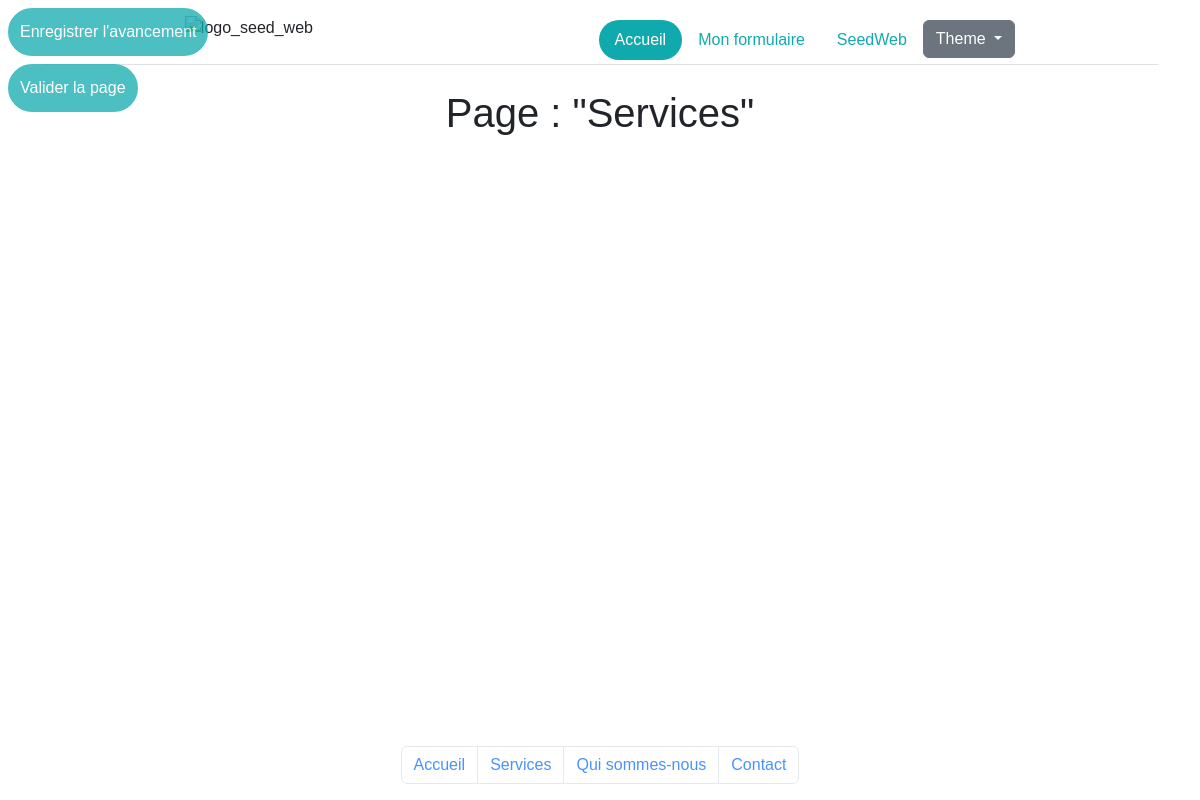
The page /mes_formulaires/index.php?page=1 (signed in) on the database as committed earlier.
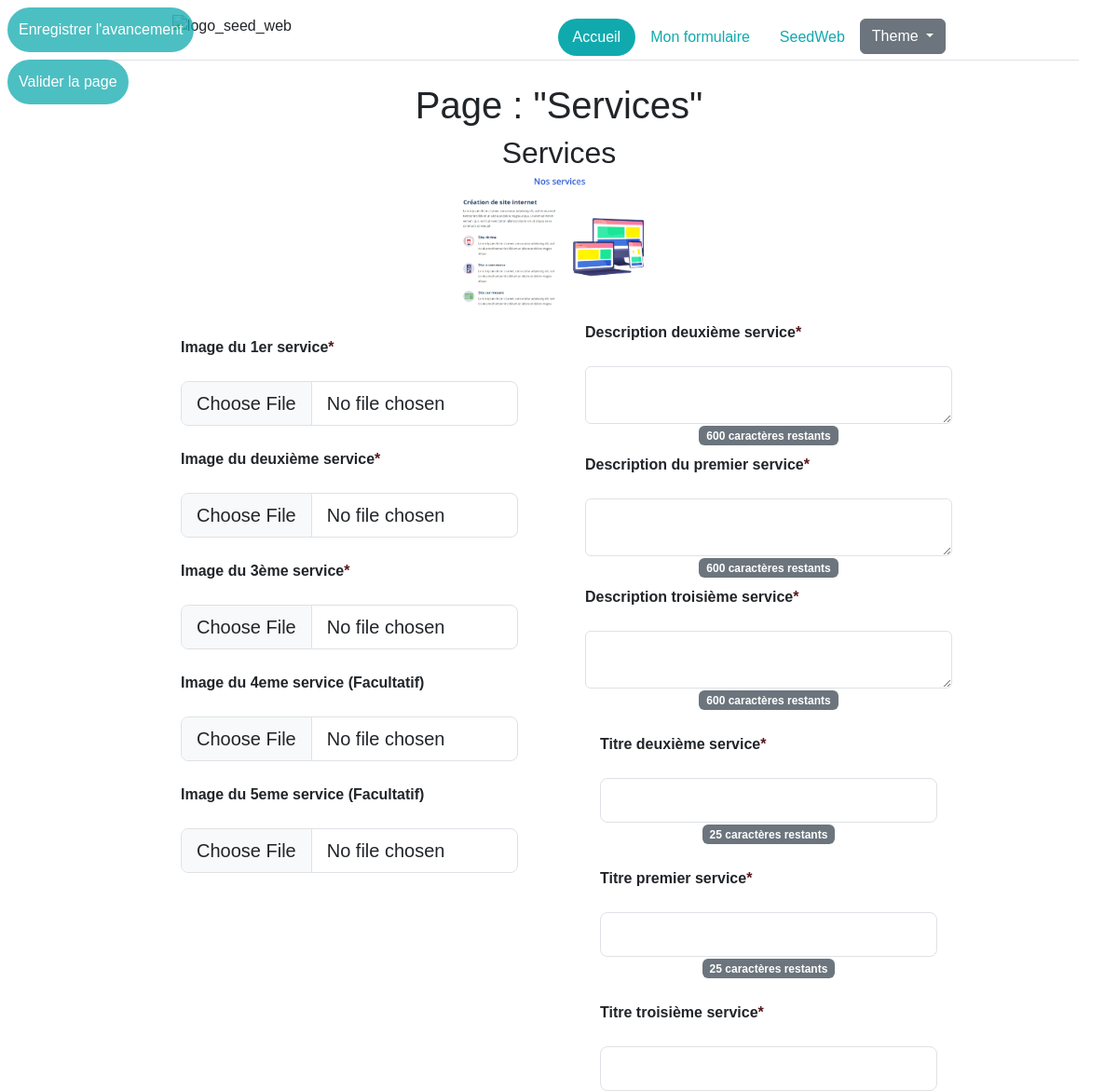
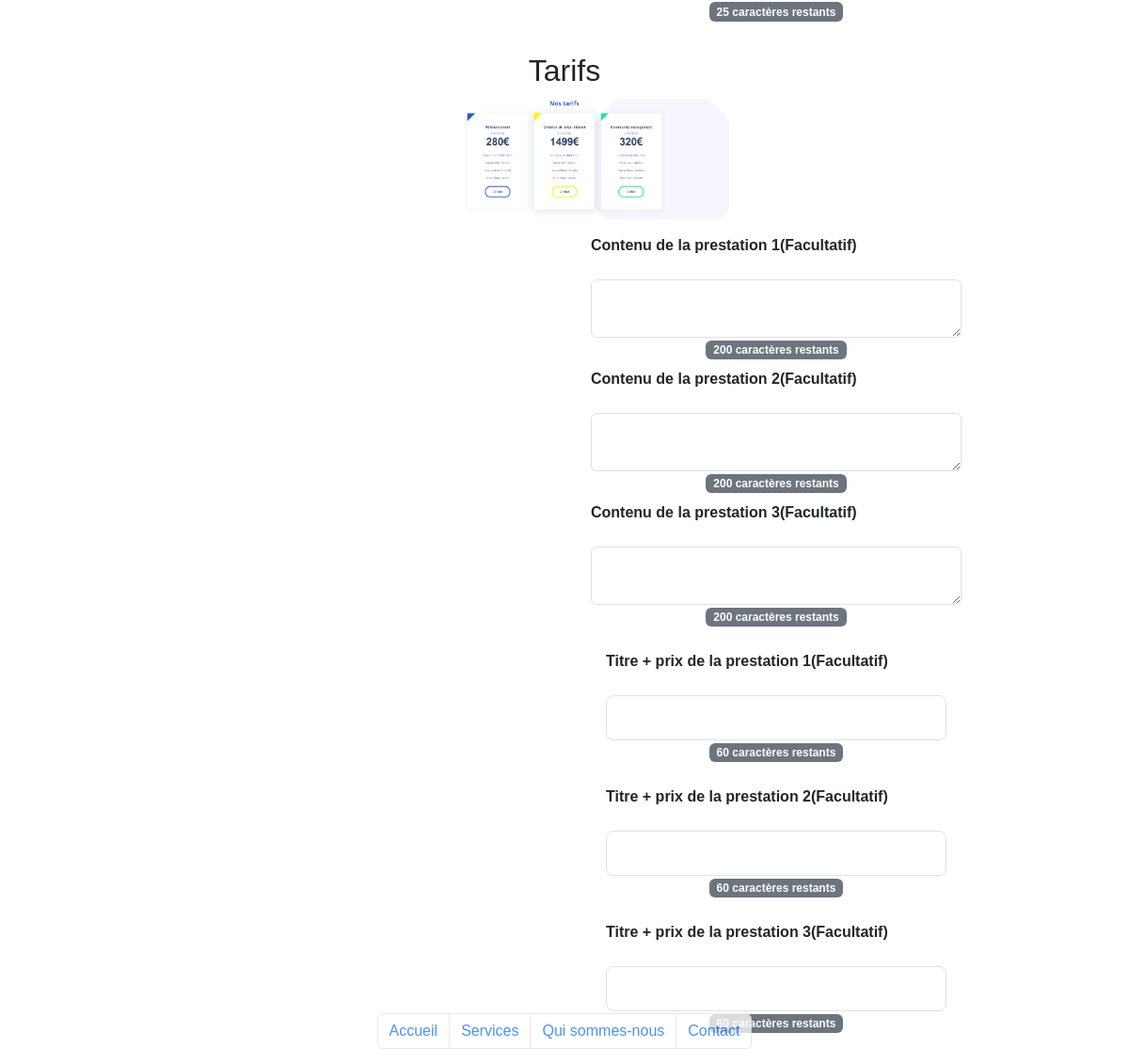
The same page on the database as committed later (2 pictures, top to bottom).
### tables this page shows
CREATE TABLE `page` (
  `id` int(11) NOT NULL,
  `site_id` int(11) NOT NULL,
  `nom` varchar(255) NOT NULL
);

CREATE TABLE `section` (
  `id` int(11) NOT NULL,
  `nom` varchar(255) NOT NULL
);

CREATE TABLE `image` (
  `id` int(11) NOT NULL,
  `section_id` int(11) NOT NULL,
  `page_id` int(11) NOT NULL,
  `nom` varchar(255) NOT NULL,
  `path` varchar(255) NOT NULL,
  `description` varchar(35) DEFAULT NULL,
  `facultatif` tinyint(1) NOT NULL
);

CREATE TABLE `texte` (
  `id` int(11) NOT NULL,
  `section_id` int(11) NOT NULL,
  `page_id` int(11) NOT NULL,
  `nom` varchar(255) NOT NULL,
  `contenu` text NOT NULL,
  `taille` int(4) NOT NULL,
  `facultatif` tinyint(1) NOT NULL
);

### mes_formulaires/index.php (the view, shortened to what this page needs)
<?php
include("../config/dbconnection.php");
    ?>
<!DOCTYPE HTML>
<html lang="fr" data-bs-theme="<?=$_SESSION["theme"]?>">
    <head>
        <link href="https://cdn.jsdelivr.net/npm/bootstrap@5.3.0-alpha1/dist/css/bootstrap.min.css" rel="stylesheet">
        <link rel="stylesheet" href="../css/style.css">
    </head>
    <body class="text-center w-100 m-auto">
<?php
include("../includes/header.php");
if(isset($_SESSION["role"])){
    if($_SESSION["role"] == "client"){
        $id = $_SESSION["id_client"];
        $req_site = $db->query("SELECT * FROM site where client_id = '$id'");
        $req_section = $db->query("SELECT * FROM section");
        $data_section = $req_section->fetchAll();
        $data_site = $req_site->fetch();
        $id_site = $data_site["id"];
        $id_modele = $data_site["modele_id"];
        $req_modele = $db->query("SELECT nom FROM modele where id = '$id_modele'");
        $data_modele = $req_modele->fetch();
        $req_page = $db->query("SELECT * FROM page where site_id = '$id_site'");
        $nbPageSiteClient = $req_page->rowCount();
        $data_page = $req_page->fetchAll();
        $nbEltParPage = 1;
        $nbTotalDePage = $nbPageSiteClient/$nbEltParPage;
        $page = $data_page[$_GET["page"]];
        ?>
        <form method="POST" action="" enctype='multipart/form-data'>
            <div  class="row w-75 mr-12-5 ml-12-5">
                <div class="col w-50">
                    <h1 class="text-center">Page : "<?=$page['nom']?>"</h1>
                    <div class="fixed-top opacity-75">
                        <div class="m-2 text-center">
                            <input type="submit" name="save_state" value="Enregistrer l'avancement" class="p-2 border_white color_white nav-link bgSeed rounded-pill w-auto">
                        </div>
                        <div class="m-2 text-center">
                            <input type="submit" name="save_page" value="Valider la page" class="p-2 border_white color_white nav-link bgSeed rounded-pill w-auto">
                        </div>
                    </div>
                </div>
        <?php
        foreach($data_section as $section){
            $id_section = $section["id"];
            $id=$page["id"];
            $nom_section = $section['nom'];
            $req_image = $db->query("SELECT * FROM image where page_id = '$id' and section_id = '$id_section' order by nom");
            $req_texte = $db->query("SELECT * FROM texte where page_id = '$id' and section_id = '$id_section' order by nom");
            $data_image = $req_image->fetchAll();
            $data_texte = $req_texte->fetchAll();
            if(!empty($data_image) or !empty($data_texte)){
                $array_space = array(" ");
                $nom_page = str_replace($array_space, "-", $page["nom"]);
                $nom_section2 = str_replace($array_space, "-", $section["nom"]);
                $src_img = strtolower("../img/".$data_modele["nom"]. "_". $nom_page . "_". $nom_section2 . ".png");
                ?>
                <h2 class="text-center"><?=$nom_section?></h2>
                <div class="w-100 text-center">
                    <img src="<?=$src_img?>"  style="max-width: 40%; height: auto;" alt="Image_section_<?=$section["nom"]?>">
                </div>
                <div class="w-50 m-2 col">
                <?php
                foreach($data_image as $image){
                    $nomImg = $image['nom'];
                    $description = $image["description"];
                    $facultatif = "Non";
                    if($image['facultatif'] == true){$facultatif = "Oui";}
                ?>
                    <div class="m-4">
                        <p class="text-start "><label for="formFileLg" class="form-label fw-bold"><?php if(empty($description)){echo $nomImg;}else{echo $description;}; if($facultatif == "Non"){echo "<span class=\"text-danger-emphasis\">*</span>";}else{echo "<span> (Facultatif)</span>";}?></label></p>
                        <input class="form-control form-control-lg" id="formFileLg" idImage="<?=$image["id"]?>" name="<?=$nomImg?>" accept=".jpeg,.pdf,.png,.jpg,.svg,.webp,.gif" type="file"/>
                    </div>
<?php
                    }
?>
                </div>
                <div class="w-50 m-2 col" >
<?php
                foreach($data_texte as $texte){
                    $contenu = $texte["contenu"];
                    $array_space = array(" ");
                    $nomTxt2 = $texte["nom"];
                    $nomTxt = str_replace($array_space, "-", $texte['nom']);
                    $facultatif_txt = "Non";
                    if($texte['facultatif'] == true){$facultatif_txt = "Oui";}
                    if($texte["taille"] < 100){
                ?>
                    <div class="m-4">
                        <p class="text-start "><label for="" class="form-label fw-bold"><?php echo $nomTxt2; if($facultatif_txt == "Non"){echo "<span class=\"text-danger-emphasis\">*</span>";}else{echo "<span>(Facultatif)</span>";}?></label></p>
                        <input class="form-control form-control-lg input_counter" value="<?=$contenu?>" id="formFileLg" idTexte="<?=$texte["id"]?>" maxlength="<?=$texte["taille"]?>" name="<?=$nomTxt?>" type="text" >
                        <span class="counter badge bg-secondary" id="span_counter_input<?=$texte["id"]?>" ><?=$texte["taille"]?> caractères restants</span>
                    </div>
                <?php
                    } else {
                ?>
                    <div class="m-2">
                        <p class="text-start "><label class="form-label fw-bold"><?php echo $nomTxt2; if($facultatif_txt == "Non"){echo "<span class=\"text-danger-emphasis\">*</span>";}else{echo "<span>(Facultatif)</span>";}?></label></p>
                        <textarea class="form-control input_counter" idTexte="<?=$texte["id"]?>" maxlength="<?=$texte["taille"]?>" name="<?=$nomTxt?>" id="floatingTextarea"></textarea>
                        <span class="counter badge bg-secondary" id="span_counter_input<?=$texte["id"]?>" ><?=$texte["taille"]?> caractères restants</span>
                    </div>
                <?php
                    }
                    }
            ?>
                </div>
            <?php
        }
    }
?>
                </div>
            </form>
            <div class="container fixed-bottom opacity-75" id="pagination">
                    <nav aria-label="Page Navigation">
                        <ul class="pagination justify-content-center">
                    <?php
                        for ($i=1; $i<=$nbTotalDePage ; $i++) {
                    ?>
                    <li class="page-item"><a class="page-link" href="index.php?page=<?=$i-1?>"><?=$data_page[$i-1]["nom"]?></a></li>
                    <?php
                        }
                    ?>
                        </ul>
                    </nav>
            </div>
        <?php
}else{
?>
<h1>Pas d'autorisation pour accéder à cette page.</h1>
<?php
}}
    include("../includes/layout_bottom.php");
?>

### includes/header.php (shortened to what this page needs)
<?php
if(isset($_SESSION['role'])){
    if($_SESSION["role"] == "admin"){
    ?>
            <div class="container">
                <div class="d-flex justify-content-around align-items-center pt-3 mb-4 border-bottom">
                        <div>
                            <a href="../accueil/" class="d-flex align-items-center mb-3 mb-md-0 me-md-auto text-dark text-decoration-none">
                                <img class="mb-4" style="max-width: 150px;"src="https://seedweb.fr/wp-content/uploads/2022/12/Logo-seedweb-rectangle.png.webp" alt="logo_seed_web" >
                            </a>
                        </div>
                    <ul class="nav nav-pills">
                        <li class="nav-item"><a href="../accueil/" class="active nav-link bgSeed rounded-pill" aria-current="page">Accueil</a></li>
                        <li class="nav-item "><a href="../clients/" class="nav-link color_seedWeb">Clients</a></li>
                        <li class="nav-item "><a href="../modeles/" class="nav-link color_seedWeb">Modèles</a></li>
                        <li class="nav-item "><a href="../sites/" class="nav-link color_seedWeb">Sites</a></li>
                        <li class="nav-item "><a href="../sections/" class="nav-link color_seedWeb">Sections</a></li>
                        <li>
                            <div class="dropdown">
                                <button class="btn btn-secondary dropdown-toggle" type="button" data-bs-toggle="dropdown" aria-expanded="false">
                                    Theme
                                </button>
                                <ul class="dropdown-menu">
                                    <form method="POST">
                                        <li><input type="submit" name="dark" class="dropdown-item" value="Dark"/></li>
                                        <li><input type="submit" name="light" class="dropdown-item" value="Light"/></li>
                                    </form>
                                </ul>
                            </div>
                        </li>
                    </ul>
                </div>
            </div>
    <?php
    }else if($_SESSION["role"] == "client"){
    ?>
            <div class="container">
                <div class="d-flex justify-content-around align-items-center pt-3 mb-4 border-bottom">
                    <div>
                        <a href="../accueil/" class="d-flex align-items-center mb-3 mb-md-0 me-md-auto text-dark text-decoration-none">
                            <img class="mb-4" style="max-width: 150px;"src="https://seedweb.fr/wp-content/uploads/2022/12/Logo-seedweb-rectangle.png.webp" alt="logo_seed_web" >
                        </a>
                    </div>
                    <ul class="nav nav-pills">
                        <li class="nav-item"><a href="../accueil/" class="nav-link active bgSeed rounded-pill" aria-current="page">Accueil</a></li>
                        <li class="nav-item color_seedWeb"><a href="../mes_formulaires/" class="nav-link color_seedWeb">Mon formulaire</a></li>
                        <li class="nav-item color_seedWeb"><a href="https://seedweb.fr/" class="nav-link color_seedWeb">SeedWeb</a></li>
                        <li>
                            <div class="dropdown">
                                <button class="btn btn-secondary dropdown-toggle" type="button" data-bs-toggle="dropdown" aria-expanded="false">
                                    Theme
                                </button>
                            </div>
                        </li>
                    </ul>
                </div>
            </div>
    <?php
}}
?>

### includes/layout_bottom.php (shortened to what this page needs)
    </body>
</html>

### css/style.css (style rules this page uses)
.color_seedWeb { color: #10aaae; }
.color_white { color: #FFFFFF; }
.border_white { border: 4px solid #10aaae; }
* { font-family: 'Nunito', sans-serif; }
h1 { font-family: 'Nunito', sans-serif; }
.mr-12-5 { margin-right: 12.5%; }
.ml-12-5 { margin-left: 12.5%; }
.bgSeed { background-color: #10aaae !important; }

Rows that differ between the two databases and show on the page:
now on this page (row unchanged): section: nom "Services", shows a picture
added image: description "Image du 1er service"
added image: description "Image du deuxième service"
added image: description "Image du 3ème service"
added image: description "Image du 4eme service", facultatif "(Facultatif)"
added image: description "Image du 5eme service", facultatif "(Facultatif)"
added texte: nom "Description deuxième service", taille "600", shown under "Services"
added texte: nom "Description du premier service", taille "600", shown under "Services"
added texte: nom "Description troisième service", taille "600", shown under "Services"
added texte: nom "Titre deuxième service", taille "25", shown under "Services"
added texte: nom "Titre premier service", taille "25", shown under "Services"
added texte: nom "Titre troisième service", taille "25", shown under "Services"
added section: nom "Tarifs", shows a picture
added texte: nom "Contenu de la prestation 1", facultatif "(Facultatif)", taille "200", shown under "Tarifs"
added texte: nom "Contenu de la prestation 2", facultatif "(Facultatif)", taille "200", shown under "Tarifs"
added texte: nom "Contenu de la prestation 3", facultatif "(Facultatif)", taille "200", shown under "Tarifs"
added texte: nom "Titre + prix de la prestation 1", facultatif "(Facultatif)", taille "60", shown under "Tarifs"
added texte: nom "Titre + prix de la prestation 2", facultatif "(Facultatif)", taille "60", shown under "Tarifs"
added texte: nom "Titre + prix de la prestation 3", facultatif "(Facultatif)", shown under "Tarifs"
